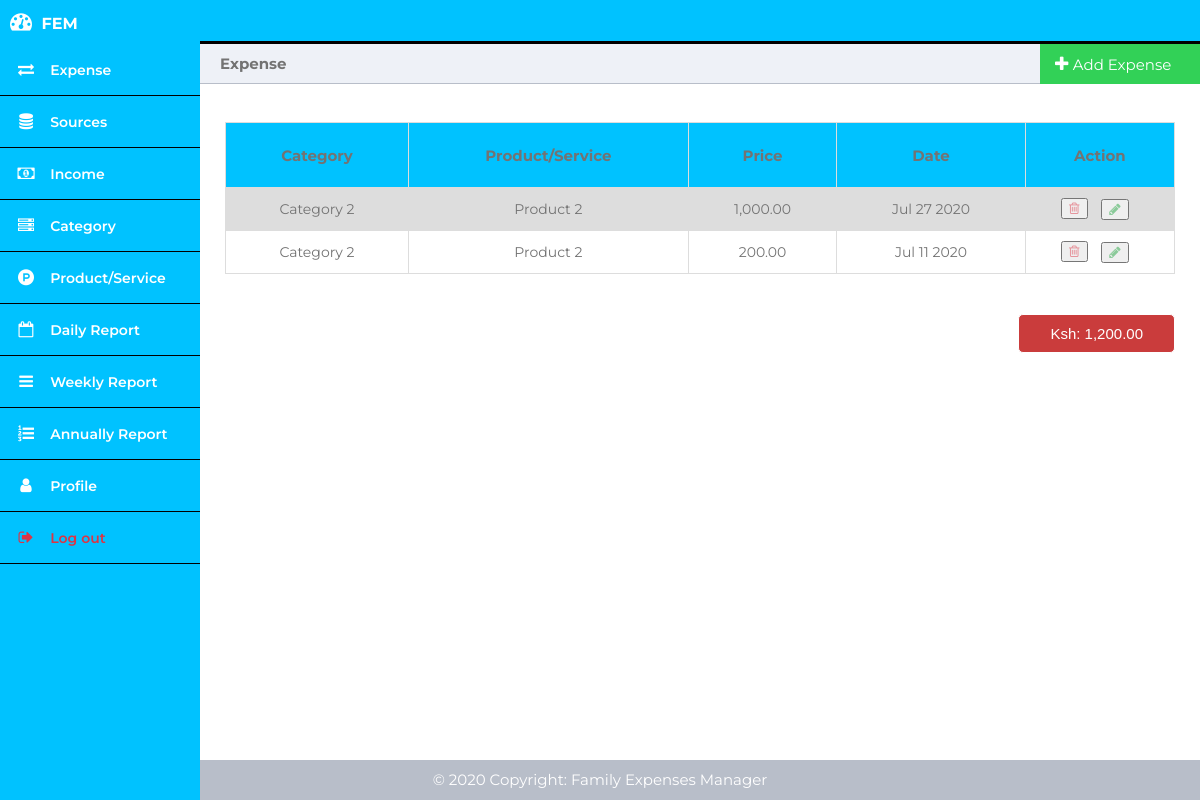
Page /expense.php (signed in) on the committed database.
### tables this page shows
CREATE TABLE `Expense` (
  `expense_id` int(11) NOT NULL,
  `user_id` int(11) NOT NULL,
  `product_service_id` int(11) NOT NULL,
  `price` decimal(10,0) NOT NULL,
  `created_at` timestamp NOT NULL DEFAULT current_timestamp()
);

CREATE TABLE `ProductServiceCategory` (
  `category_id` int(11) NOT NULL,
  `user_id` int(11) NOT NULL,
  `name` varchar(100) NOT NULL,
  `created_at` timestamp NOT NULL DEFAULT current_timestamp()
);

CREATE TABLE `ProductService` (
  `product_service_id` int(11) NOT NULL,
  `product_service_category_id` int(11) NOT NULL,
  `name` varchar(100) NOT NULL,
  `created_at` timestamp NOT NULL DEFAULT current_timestamp(),
  `user_id` int(11) NOT NULL
);

### expense.php (the view, shortened to what this page needs)
<?php
	require_once('config/db_connection.php');
?>
<!DOCTYPE html>
<html>
	<head>
		<link rel="stylesheet" href="css/dashboard.css">
        <link rel="stylesheet" href="https://cdnjs.cloudflare.com/ajax/libs/font-awesome/4.7.0/css/font-awesome.min.css">
	</head>
	<body>
		<?php include('header.php'); ?>
		<div class="main-content">
			<div class="title-left" style="font-size: 15px; color: #737373;">
				Expense
			</div>
			<div class="title-right" id="myBtn">
				<div class="add">
					<i class="fa fa-plus"></i>
					<a style="font-size: 15px;">Add Expense</a>
				</div>
			</div>
			<div>
				<?php include('errors.php'); ?><br>
			</div>
			<div>
				<?php include('success.php'); ?><br>
			</div>
			<table>
				<tr style="height: 65px; font-size: 15px; color: #737373;">
					<th style="color: #737373;">Category</th>
					<th style="color: #737373;">Product/Service</th>
					<th style="color: #737373;">Price</th>
					<th style="color: #737373;">Date</th>
					<th style="color: #737373;">Action</th>
				</tr>
				<?php
					$total_price = 0;
					$user_id = $_SESSION['user_id'];
					$query   = "SELECT * FROM Expense WHERE user_id = '$user_id'  ORDER BY created_at DESC";
					$results = mysqli_query($con, $query);
					if (mysqli_num_rows($results) > 0) {
						while($row = $results->fetch_assoc()) {
							$total_price += $row['price'];
							echo "<tr>";
								$product_service_id = $row['product_service_id'];
								$query   = "SELECT * FROM ProductService WHERE product_service_id = '$product_service_id'";
								$result2 = mysqli_query($con, $query);
								if (mysqli_num_rows($result2) == 1) {
									$product_service_data = $result2->fetch_assoc();
								}
								$product_category_id = $product_service_data['product_service_category_id'];
								$query   = "SELECT * FROM ProductServiceCategory WHERE category_id = '$product_category_id'";
								$result3 = mysqli_query($con, $query);
								if (mysqli_num_rows($result3) == 1) {
									$product_category_data = $result3->fetch_assoc();
								}
								?>
									<td><?php echo $product_category_data['name'] ?></td>
									<td><?php echo $product_service_data['name'] ?></td>
									<td><?php echo number_format($row['price'], 2) ?></td>
									<td><?php echo date('M d Y',strtotime($row['created_at'])) ?></td>
									<td>
										<form action="" method="POST" style="margin-left:-40px;">
											<button name="delete-expense">
												<i class="fa fa-trash-o icon-delete" id="delete" title="Delete"></i>
											</button>&nbsp;&nbsp;&nbsp;
										</form>
										<div style="margin-left:30px; margin-top:-20px">
											<button>
												<a href="expense-update.php?id1=<?php echo $_SESSION['user_id'] ?>&id2=<?php echo $row['expense_id'] ?>&id3=<?php echo $product_service_data['product_service_id'] ?>&price=<?php echo $row['price'] ?>">
													<i class="fa fa-pencil icon-edit" title="Edit"></i>
												</a>
											</button>
										</div>
									</td>
								<?php
							echo "</tr>";
						}
					} else {
					}
				?>
			</table>
			<?php
			  	if (mysqli_num_rows($results) > 0) {
					?>
						<div class='table-bottom-space'></div>
						<div class='table-total'>
							<button class='button-error-total'>Ksh: <?php echo number_format($total_price, 2); ?></button>
						</div>
					<?php
				}
			?>
		</div>
		<?php include_once("footer.php"); ?>
	</body>
</html>

### css/dashboard.css (style rules this page uses)
* { box-sizing: border-box; }
body { margin: 0; padding: 0; font-family: montserrat; }
.button-success, .button-error, .button-warning, .button-secondary, .button-error-total, .button-light-total, .button-primary-total { border-radius: 5px; border: 1px solid; display: inline-block; cursor: pointer; color: #ffffff; font-size:17px; padding:10px 31px; text-decoration: none; }
.button-error-total { cursor: not-allowed; background: rgb(202, 60, 60); }
.icon-delete { color: #dc3545; cursor: pointer; opacity: 0.5; }
.icon-edit { color: #28a745; cursor: pointer; opacity: 0.5; }
table { border-collapse: collapse; width: 95%; margin: auto; color: #737373; font-size: 14px; margin-top: 15px; }
td, th { border: 1px solid #dddddd; text-align: left; padding: 10px; text-align: center; }
table tr th { background-color: #00C2FF; color: #233245; }
tr:nth-child(even) { background-color: #dddddd; }
.table-bottom-space { padding-top: 40px; }
.table-total { float: right; padding-right: 2.5%; }
.main-content { padding: 40px; margin-top: 0; padding: 0; padding-top: 44px; height: 100%; overflow: scroll; }
.main-content .title-left { background-color: #eef1f7; border-bottom: 1px solid #b8bec9; padding: 10px 20px; font-weight: 700; color: #333; font-size: 16px; }
.main-content .title-right { float: right; width: 160px; margin-right: 0px; margin-top: -40px; cursor: pointer; }
.main-content .title-right .add { background-color: #32d157; font-size: 17px; height: 40px; color: white; padding-left: 15px; padding-top: 10px; cursor: pointer; }
.main-content .title-right .add a { text-decoration: none; color: white; }
@media only screen and (min-width: 300px) { table { border-collapse: collapse; width: 95%; margin: auto; } }
@media only screen and (min-width: 300px) { .button-error-total { font-size: 12px; } }
@media only screen and (min-width: 600px) { table { border-collapse: collapse; width: 95%; margin: auto; } }
@media only screen and (min-width: 600px) { .main-content { margin-left: 70px; } }
@media only screen and (min-width: 800px) { table { border-collapse: collapse; width: 95%; margin: auto; } }
@media only screen and (min-width: 800px) { .button-error-total { font-size: 14px; } }
@media only screen and (min-width: 800px) { .main-content { margin-left: 200px; } }
@media screen and (min-width: 1024px) { table { border-collapse: collapse; width: 95%; margin: auto; } }
@media screen and (min-width: 1024px) { .button-error-total { font-size: 15px; } }

### rows in the picture
expense: productservicecategory.name "Category 2", product_service.name "Product 2", price "1,000.00", created_at "Jul 27 2020"
expense: productservicecategory.name "Category 2", product_service.name "Product 2", price "200.00", created_at "Jul 11 2020"

### other values in the picture
$total_price "1,200.00"
